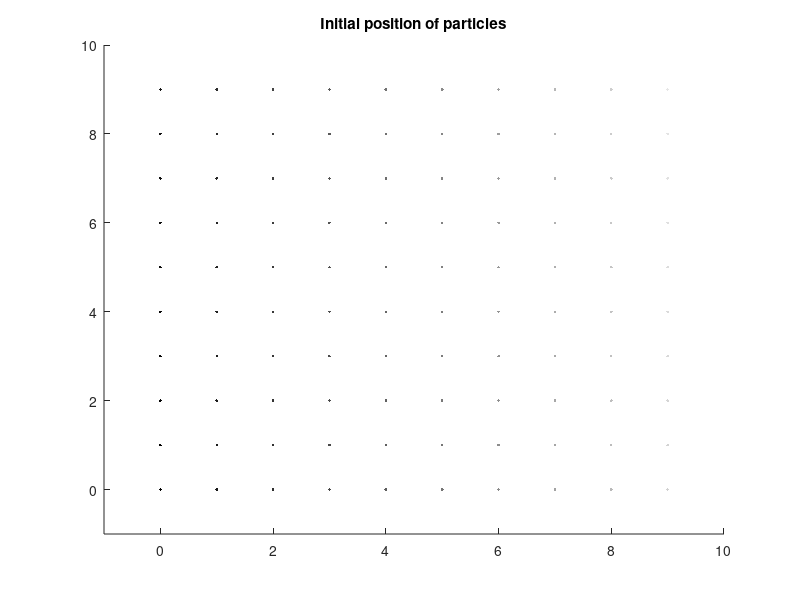
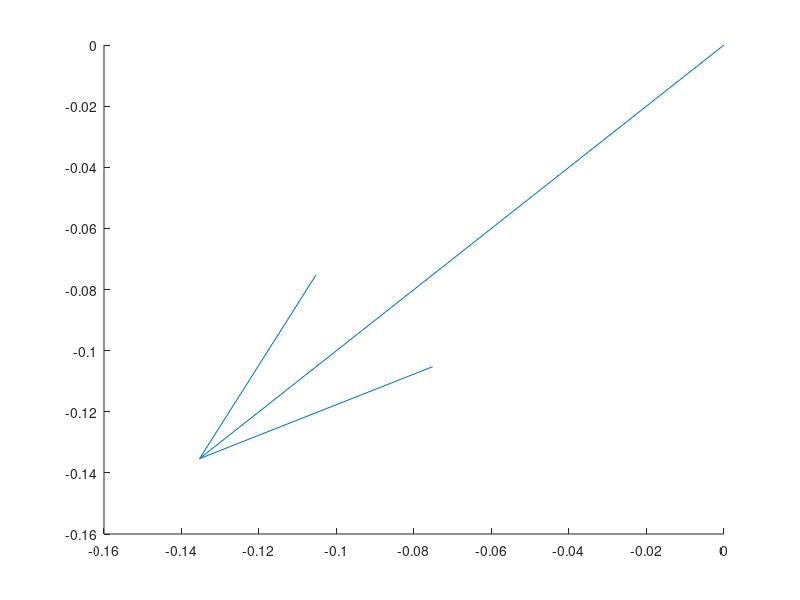

Source code (MATLAB) for these figures, in order: (Note: this script raises an error after producing the figures.)
%% Homework 10: CFD
% Author: Katherine Heidi Fehr

%% Knowns
for m = 1:10
    for n = 1:10
        x{m,n} = [m-1,n-1];
        v{m,n} = [-m*exp(-(m^2+n^2)),-n*exp(-(m^2+n^2))];
    end
end
mu = 0.1; %viscosity
rho = 1; %density
p = 10; %pressure
h = 1.3; %particle spacing?
mass = 1; %maybe? thats what lecture 27 @ 1:16:00 says?

%% Represent initial particles graphically
figure
hold on
color = repmat(linspace(0,0.9,100)',1,3);
c = 1;
for m = 1:10
    for n = 1:10
     plot(x{m,n}(1),x{m,n}(2),'.','color', color(c,:))
     c = c+1;
    end
end
xlim([-1,10])
ylim([-1,10])
title('Initial position of particles')

figure
hold on
for m = 1:10
    for n = 1:10
     q = quiver(x{m,n}(1),x{m,n}(2),v{m,n}(1),v{m,n}(2),0);
     q.Marker = '.';
    end
end
xlim([-1,10])
ylim([-1,10])
title('Velocity of particles')


%% Part (1) Smoothing Function
% The following loop compares each particle to all other particles, except
% for itself
grad_vx = cell(1,100);
grad_vx(1:100) = {zeros(1,2)};
for i = 1:100

    for j = 1:100
        
        if i == j %don't compare to yourself!
            % Add setting things to ]zero
            gradiW{i,j} = [0,0];
               
        else
        
        r = norm(x{i}-x{j}); %distance between points
        R = r/h;
        
        if R >= 0 && R < 1 
            gradiW{i,j} = ((15/(7*pi*h^3))*((x{i}-x{j})/norm((x{i}-x{j})))*(((3*R^2)/2)-2*R));
        elseif R >= 1 && R < 2
            gradiW{i,j} = (15/(7*pi*h^3)*((x{i}-x{j})/norm((x{i}-x{j})))*(-1)*((2-R)^2)/2);
        elseif R >= 2
            gradiW{i,j} = (15/(7*pi*h^3)*((x{i}-x{j})/norm((x{i}-x{j})))*0);
        end
        
        grad_i = (x{i}-x{j})/r;
        grad_vx{i} = grad_vx{i} + (v{j}-v{i}).'*gradiW{i,j};
        
        end
    end
    grad_vx{i} = grad_vx{i}*(mass/rho);
end

disp('Velocity Gradient')
for i = 1:100
    fprintf('Particle number %d:\n', i)
    disp(grad_vx{i})
end

%% Part (2): Analytical Solution Comparison
% The solution I computed is very different from the analytical solution as
% can be seen in some examples below. 

for i = 1:100 
    X = x{i}(1);
    Y = x{i}(2);
    
    vA(1,1) = (2*X^2+4*X+1)*exp(-((X+1)^2+(Y+1)^2));
    vA(1,2) = -2*(X+1)*(Y+1)*exp(-((X+1)^2+(Y+1)^2));
    vA(2,1) = -2*(X+1)*(Y+1)*exp(-((X+1)^2+(Y+1)^2));
    vA(2,2) = (2*Y^2+4*Y+1)*exp(-((X+1)^2+(Y+1)^2));
    
    vAll{i} = vA;
  
end

% Compare a few points:
clc
error = (grad_vx{55}-vAll{55})./vAll{55};
disp('Error in middle of area (Point 55):')
disp(error)

error = (grad_vx{5}-vAll{5})./vAll{5};
disp('Error at edge of area (Point 5):')
disp(error)

error = (grad_vx{99}-vAll{99})./vAll{99};
disp('Error at edge of area (Point 99):')
disp(error)

for i = 1:100
    errorT = abs((grad_vx{i}-vAll{i})./vAll{i});
    maxEperP = max(max(errorT));
    minEperP = min(min(errorT));
    errorA{i} = errorT;
    maxA(i) = maxEperP;
    minA(i) = minEperP;
end
disp('Max Error')
disp(max(maxA))
disp('Min Error')
disp(min(minA))

%% Part (3): Gradient Close to the Boundary
% I know that the best results should be in the middle of the group of
% particles, this is because the center has more information about its
% neighbours. However in my results the error seems random, the edges are
% bad and the middle is bad.

%% Part (4): Find the time derivative
% I had issues understanding how to implement the formulas as I don't have
% experience with functions that use the alpha and beta. I did my best!

sum1 = 0;
sum2 = 0;

%%% Find epsilon
% Non pairwise form
alpha = 1;
beta = 1;
for i = 1:100
    for j = 1:100
        sum1 = sum1 + (mass/rho)*v{j}(beta)*gradiW{i}(alpha);
        sum2 = sum2 + (mass/rho)*v{j}(alpha)*gradiW{i}(beta);
        if alpha == beta
            epsilon{i}(alpha,beta) = sum1+sum2+([v{i}(beta) v{i}(alpha)]*[gradiW{i}(alpha);gradiW{i}(beta)])-(2/3)*dot(v{j},gradiW{j});
        else
            epsilon{i}(alpha,beta) = sum1+sum2;
        end
    end
    sum1 = 0;
    sum2 = 0;
end

alpha = 1;
beta = 2;
for i = 1:100
    for j = 1:100
        sum1 = sum1 + (mass/rho)*v{j}(beta)*gradiW{i}(alpha);
        sum2 = sum2 + (mass/rho)*v{j}(alpha)*gradiW{i}(beta);
        if alpha == beta
            epsilon{i}(alpha,beta) = sum1+sum2+([v{i}(beta) v{i}(alpha)]*[gradiW{i}(alpha);gradiW{i}(beta)])-(2/3)*dot(v{j},gradiW{j});
        else
            epsilon{i}(alpha,beta) = sum1+sum2;
        end
    end
    sum1 = 0;
    sum2 = 0;
end

alpha = 2;
beta = 2;
for i = 1:100
    for j = 1:100
        sum1 = sum1 + (mass/rho)*v{j}(beta)*gradiW{i}(alpha);
        sum2 = sum2 + (mass/rho)*v{j}(alpha)*gradiW{i}(beta);
        if alpha == beta
            epsilon{i}(alpha,beta) = sum1+sum2+([v{i}(beta) v{i}(alpha)]*[gradiW{i}(alpha);gradiW{i}(beta)])-(2/3)*dot(v{j},gradiW{j});
        else
            epsilon{i}(alpha,beta) = sum1+sum2;
        end
    end
    sum1 = 0;
    sum2 = 0;
end
alpha = 2;
beta = 1;
for i = 1:100
    for j = 1:100
        sum1 = sum1 + (mass/rho)*v{j}(beta)*gradiW{i}(alpha);
        sum2 = sum2 + (mass/rho)*v{j}(alpha)*gradiW{i}(beta);
        if alpha == beta
            epsilon{i}(alpha,beta) = sum1+sum2+([v{i}(beta) v{i}(alpha)]*[gradiW{i}(alpha);gradiW{i}(beta)])-(2/3)*dot(v{j},gradiW{j});
        else
            epsilon{i}(alpha,beta) = sum1+sum2;
        end
    end
    sum1 = 0;
    sum2 = 0;
end

%%% Time derivative of velocity
alpha = 1;
beta = 1;
sum1 = 0;
sum2 = 0;
for i = 1:100
    for j = 1:100
        sum1 = sum1 + (-mass)*((p/(rho^2))+(p/(rho^2)))*gradiW{i}(alpha);
        
        sum2 = sum2 + mass*(mu/(rho^2))*(epsilon{i}(1,:)+epsilon{j}(1,:))*gradiW{i}.';
        dv{i}(alpha,beta) = sum1+sum2;
    end
    sum1 = 0;
    sum2 = 0;
end
alpha = 2;
beta = 1;
sum1 = 0;
sum2 = 0;
for i = 1:100
    for j = 1:100
        sum1 = sum1 + (-mass)*((p/(rho^2))+(p/(rho^2)))*gradiW{i}(alpha);
        
        sum2 = sum2 + mass*(mu/(rho^2))*(epsilon{i}(1,:)+epsilon{j}(1,:))*gradiW{i}.';
        dv{i}(alpha,beta) = sum1+sum2;
    end
    sum1 = 0;
    sum2 = 0;
end

disp('Time derivative of velocity')
for i = 1:100
    fprintf('Particle number %d:\n', i)
    disp(dv{i})
end
